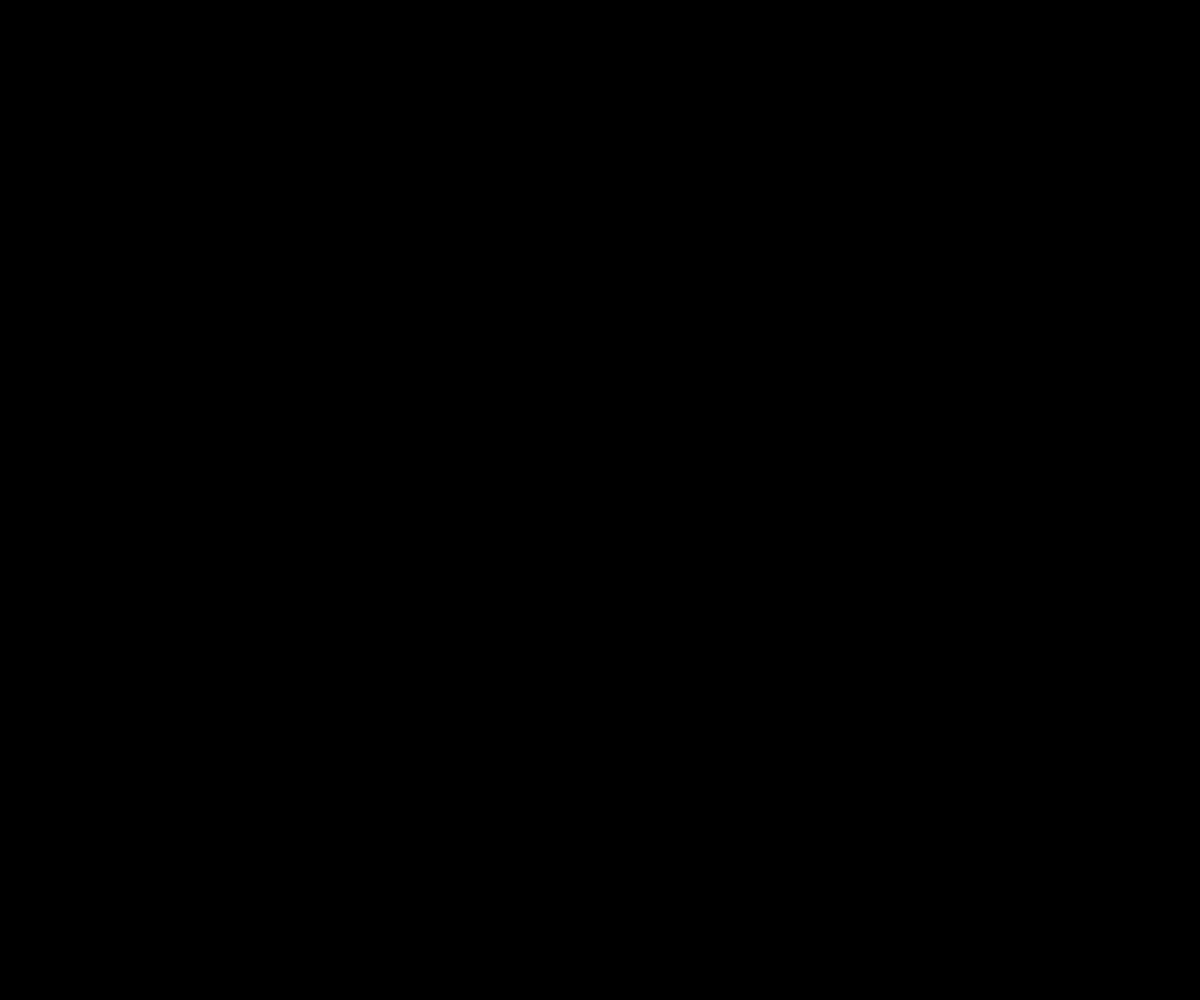
Frame 1 (no input)
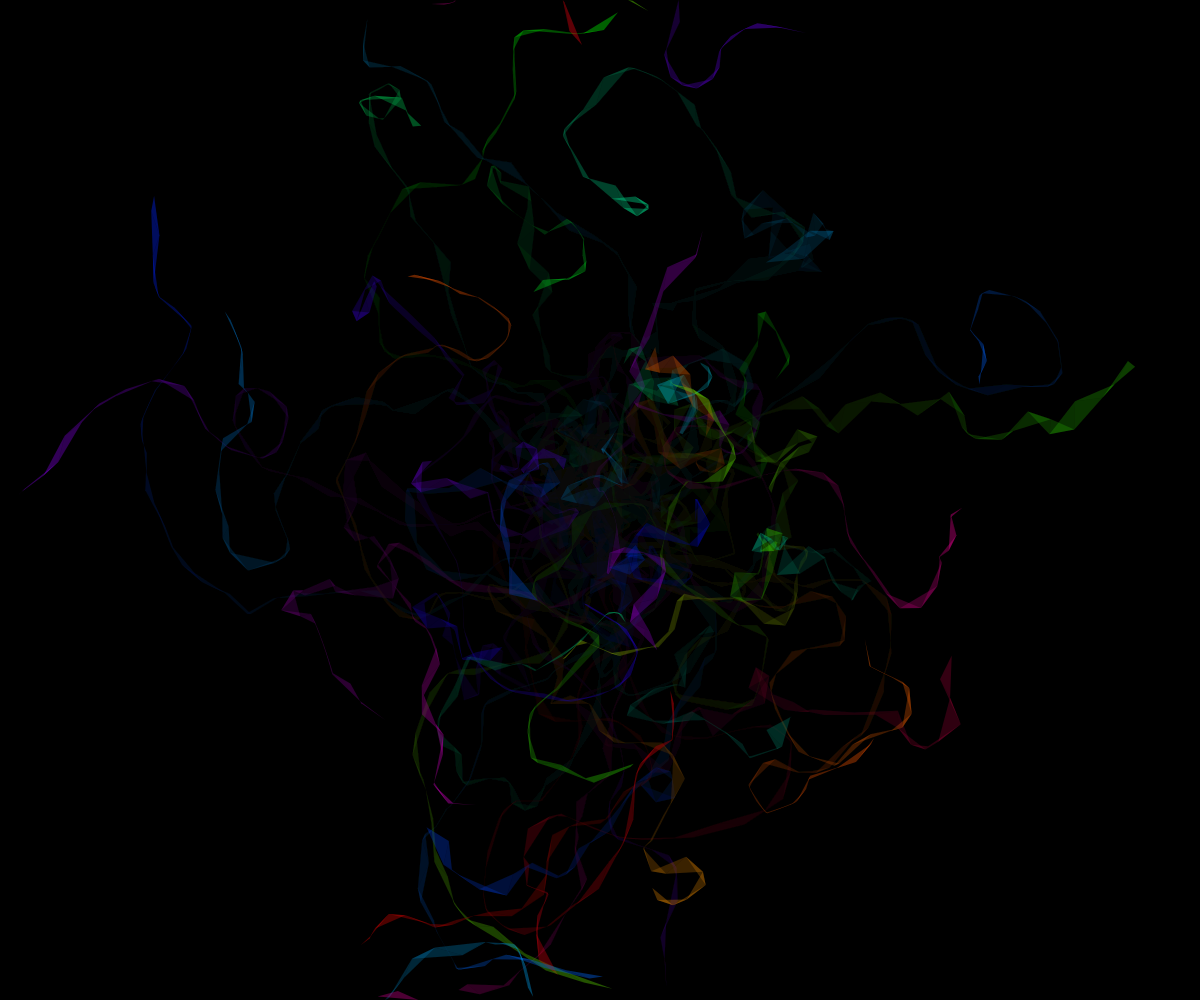
Frame 60 (no input)
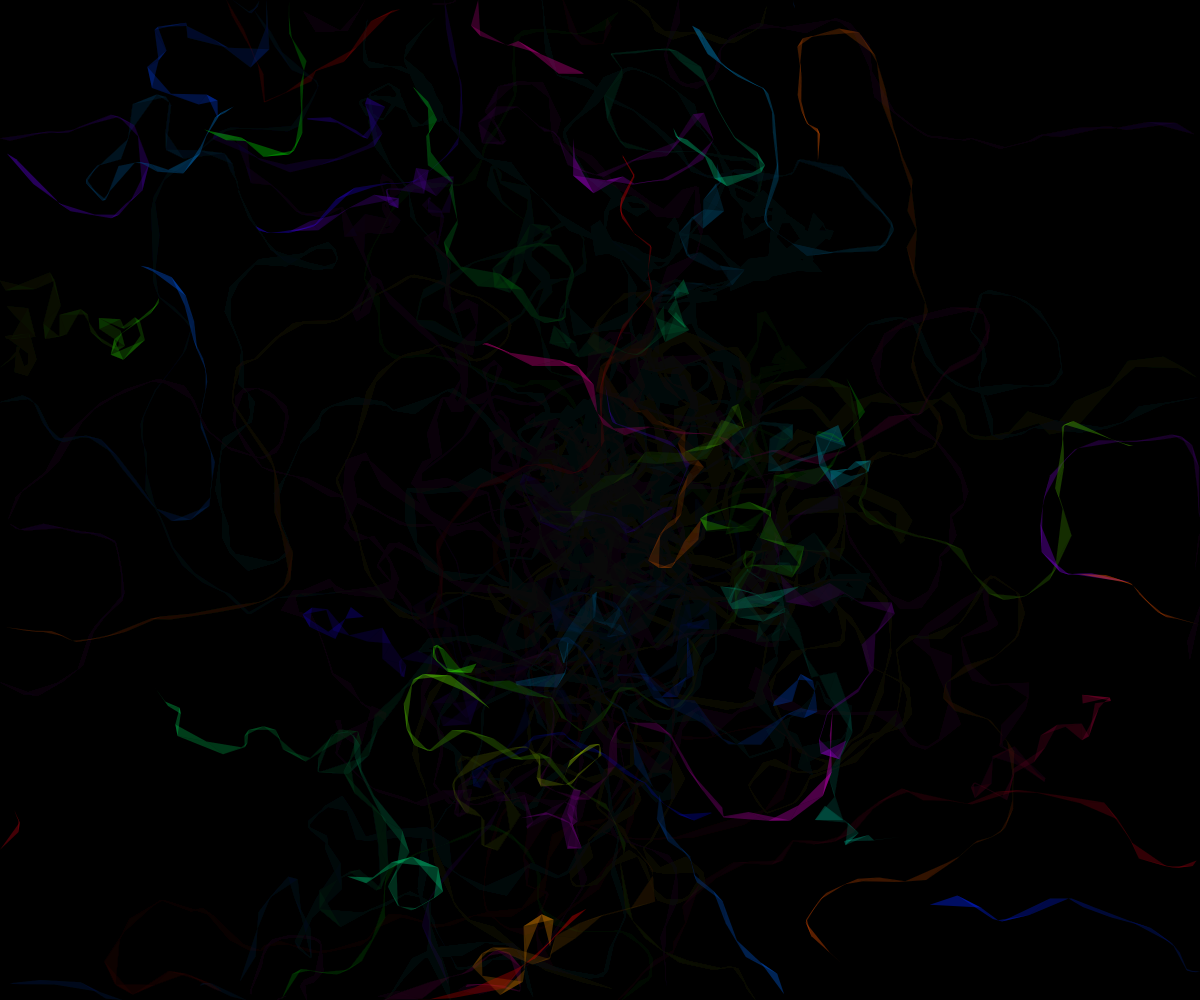
Frame 120 (the mouse pressed at the canvas centre since frame 60)

The p5.js sketch that drew these frames (run headless with seeded random() and noise() and a simulated clock; from frame 60 on, the mouse is pressed at the canvas centre):

// p5.js sketch
// ── sketch.js
function setup() {
  createCanvas(innerWidth, innerHeight)

  looping = true
  if (!looping) {
    noLoop()
  }
  frameRate(20)

  max_hue = 1
  colorMode(HSB, max_hue, 1, 1, 1)
  background(0)

  walkers = []
  num_walkers = 50
  for (let i = 0; i < num_walkers; i++) {
    max_spread = PI * 0.8
    _spread = random(PI * 0.2, max_spread)
    walkers.push(
      new RandomWalker({
        x: width / 2,
        y: height / 2,
        direction: random(TWO_PI),
        spread: _spread,
        diameter: 3,
        min_distance: 1,
        max_distance: 30,
        fill_color: color(
          random(max_hue),
          1,
          1,
          map(_spread, 0, max_spread, 0.5, 0.15)
        )
      })
    )
  }
}

function draw() {
  background(0, 0.05)
  noStroke()
  for (let i = 0; i < walkers.length; i++) {
    walkers[i].draw()
    walkers[i].move()
    walkers[i].wrap()
  }
}

class RandomWalker {
  constructor({
    x = width / 2,
    y = height / 2,
    direction = 0,
    spread = PI / 8,
    diameter = 3,
    min_distance = 1,
    max_distance = 4,
    fill_color = 'white'
  } = {}) {
    this.x = x
    this.y = y
    this.x2 = x
    this.y2 = y
    this.x3 = x
    this.y3 = y
    this.direction = direction
    this.spread = spread
    this.diameter = diameter
    this.min_distance = min_distance
    this.max_distance = max_distance
    this.fill_color = fill_color
  }
  draw({ override_fill = false } = {}) {
    const { x, y, x2, y2, x3, y3 } = this
    if (!override_fill) fill(this.fill_color)
    triangle(x, y, x2, y2, x3, y3)
  }
  move() {
    this.direction += random(-this.spread, this.spread)
    let distance = random(this.min_distance, this.max_distance)
    this.x3 = this.x2
    this.y3 = this.y2
    this.x2 = this.x
    this.y2 = this.y
    this.x += distance * cos(this.direction)
    this.y += distance * sin(this.direction)
  }
  wrap() {
    if (this.x < 0) {
      this.x = width
      this.resetPrevPositions()
    }
    if (this.x > width) {
      this.x = 0
      this.resetPrevPositions()
    }
    if (this.y < 0) {
      this.y = height
      this.resetPrevPositions()
    }
    if (this.y > height) {
      this.y = 0
      this.resetPrevPositions()
    }
  }
  resetPrevPositions() {
    this.x2 = this.x
    this.y2 = this.y
    this.x3 = this.x
    this.y3 = this.y
  }
}

function mousePressed() {
  if (looping) {
    noLoop()
    looping = false
  } else {
    loop()
    looping = true
  }
}
